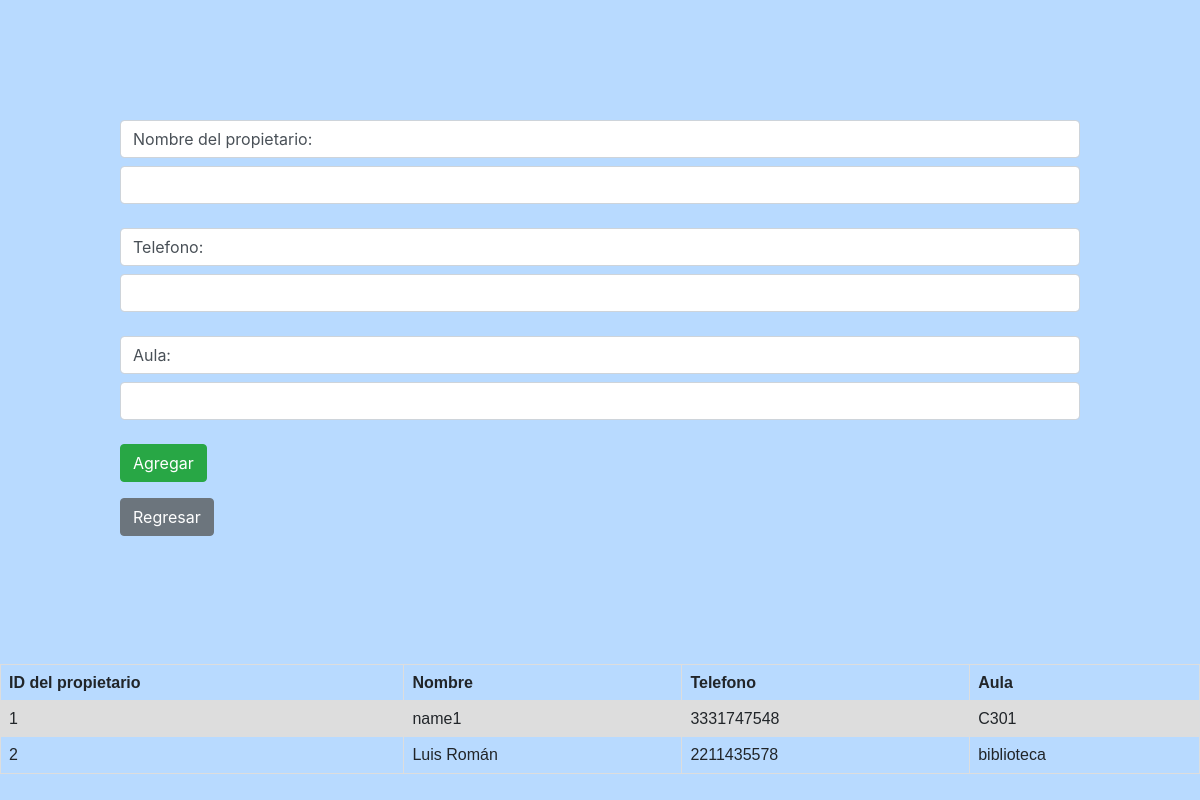
Page /PHP/AgregarPropietario.php on the committed database.
### tables this page shows
CREATE TABLE propietario(
			ID_Propietario INT PRIMARY KEY NOT NULL AUTO_INCREMENT,
			Nombre_Propietario VARCHAR(45),
			Telefono DOUBLE,
			Aula VARCHAR(20)
		);

### PHP/Consultas.php (the view, shortened to what this page needs)
<!doctype html>
<html lang="es">
<head>
    <link rel="stylesheet" href="../css/TablaAll.css">
</head>
<body>
</body>
</html>
<?php
function ConsultarPropietarios($conn){
    $sqlP = "SELECT * FROM propietario";
    $res = $conn->query($sqlP);
    echo "<h6><h6>";
    echo "<table><tr><th>ID del propietario</th><th>Nombre</th><th>Telefono</th><th>Aula</th></tr>";
    if ($res->num_rows > 0) {
        while ($fila = $res->fetch_assoc()) {
            echo "<tr><td>" . $fila["ID_Propietario"] . "</td>";
            echo "<td>" . $fila["Nombre_Propietario"] . "</td>";
            echo "<td>" . $fila["Telefono"] . "</td>";
            echo "<td>" . $fila["Aula"] . "</td></tr>";
        }
    }
    echo "</table>";
}

### css/TablaAll.css (style rules this page uses)
table { font-family: arial, sans-serif; border-collapse: collapse; width: 100%; }
td, th { border: 1px solid #dddddd; text-align: left; padding: 8px; }
tr:nth-child(even) { background-color: #dddddd; }

### rows in the picture
propietario: ID_Propietario "1", Nombre_Propietario "name1", Telefono "3331747548", Aula "C301"
propietario: ID_Propietario "2", Nombre_Propietario "Luis Román", Telefono "2211435578", Aula "biblioteca"
